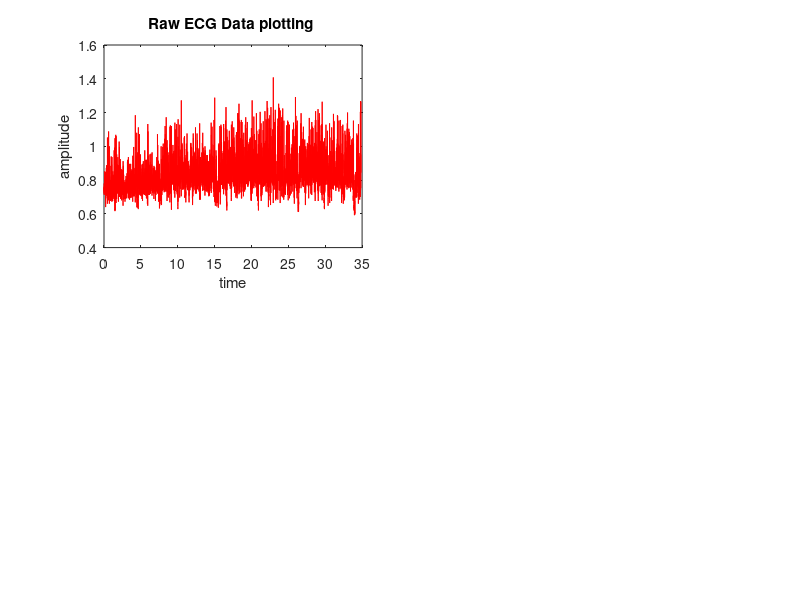

Reproduce this figure in MATLAB. (Note: this script raises an error after producing the figure.)
function DFA_final
DATA=load("Y1.txt");
[d,a]=DFA_call(DATA);
disp("d="+d);disp("a="+a);
end

%%DFA_call
function [D,Alpha1]=DFA_call(DATA)
ecg=DATA;
f_s=250;
N=length(ecg);
t=(0:N-1)/f_s; %time period(total sample/Fs)

subplot(221)
plot(t,ecg,'r'); title('Raw ECG Data plotting ')             
xlabel('time')
ylabel('amplitude')

w=50/(250/2);
bw=w;
[num,den]=iirnotch(w,bw); 
ecg_notch=filter(num,den,ecg);
[e,f]=wavedec(ecg_notch,20,'db6');
g=wrcoef('a',e,f,'db6',16); 

ecg_wave=ecg_notch-g; 
ecg_smooth=smooth(ecg_wave); 
N1=length(ecg_smooth);
t1=(0:N1-1)/f_s;

subplot(222)
plot(t1,ecg_smooth),ylabel('amplitude'),xlabel('time')
title('Filtered ECG signal')

hh=ecg_smooth;
 j=[];           
time=0;          
th=0.45*max(hh);  
 
for i=2:N1-1  
    if((hh(i)>hh(i+1))&&(hh(i)>hh(i-1))&&(hh(i)>th))  
        j(i)=hh(i);                                   
        time(i)=(i-1)/250;                           
    end
end
 j(j==0)=[];              
 time(time==0)=[];     
m=(time)';              
k=length(m);

subplot(223)
plot(t,hh);            
hold on;                
plot(time,j,'*r'); title('PEAK POINTS DETECTED IN ECG SIGNAL')    
xlabel('time')
ylabel('amplitude')
hold off                

n=100:100:1000;
N1=length(n);
F_n=zeros(N1,1);
for i=1:N1
    F_n(i)=DFA(ecg_smooth,n(i),1);
end

n=n';
subplot(224)
plot(log(n),log(F_n),"b");title('DFA Interpretation')  
xlabel('n')
ylabel('F(n)')
A=polyfit(log(n(1:end)),log(F_n(1:end)),1);
Alpha1=A(1);
D=3-A(1);
return
end

%%DFA algorithm
function output1=DFA(DATA,win_length,order)
      
N=length(DATA);   
n=floor(N/win_length);
N1=n*win_length;
y=zeros(N1,1);
Yn=zeros(N1,1);
       
fitcoef=zeros(n,order+1);
mean1=mean(DATA(1:N1));
for i=1:N1
    y(i)=sum(DATA(1:i)-mean1);
end
y=y';
for j=1:n
    fitcoef(j,:)=polyfit(1:win_length,y(((j-1)*win_length+1):j*win_length),order);
end            
for j=1:n
    Yn(((j-1)*win_length+1):j*win_length)=polyval(fitcoef(j,:),1:win_length);
end
            
sum1=sqrt(sum((y'-Yn).^2)/N1);
output1=sum1;
end